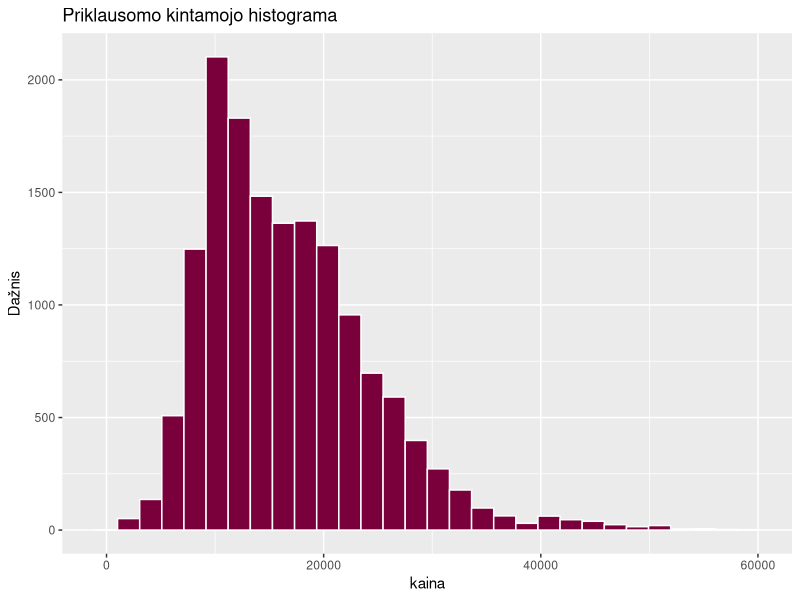
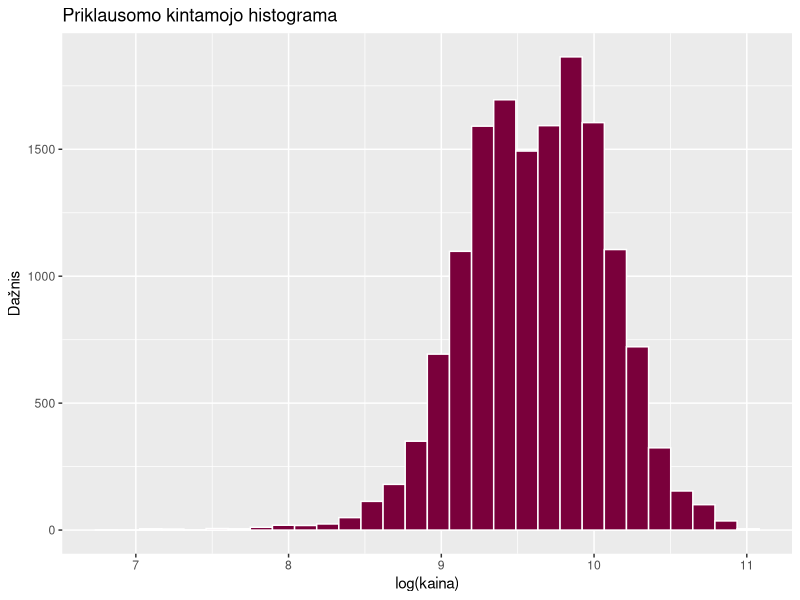
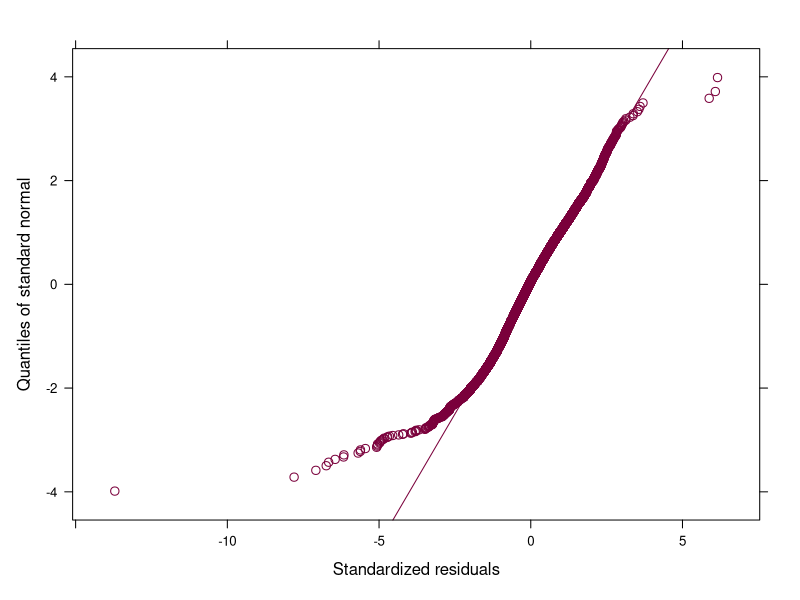
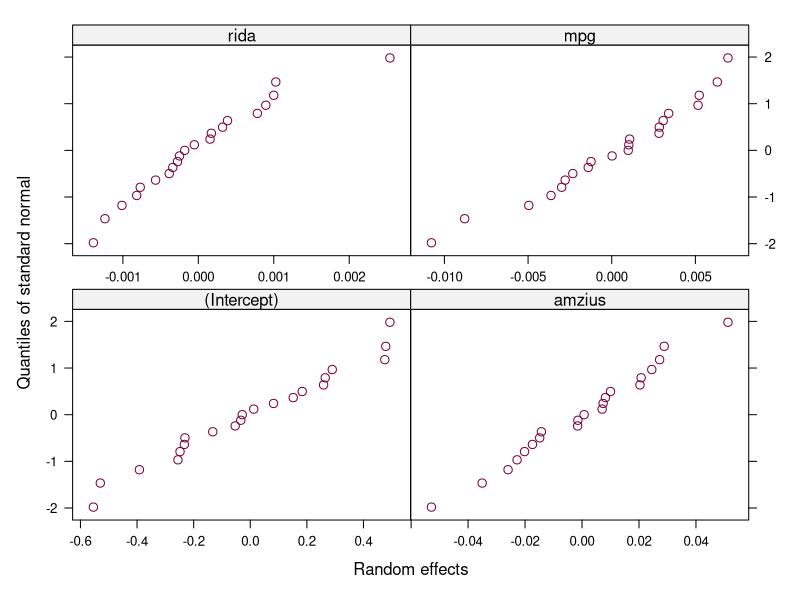
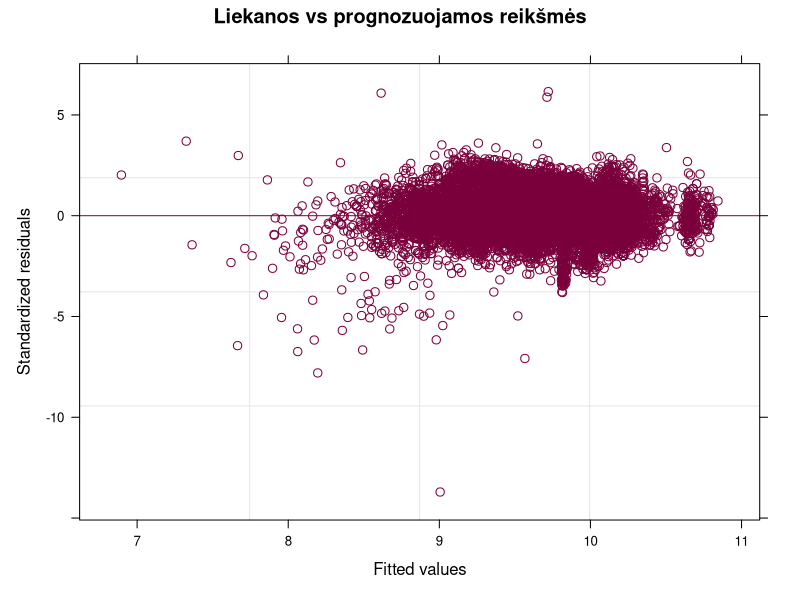
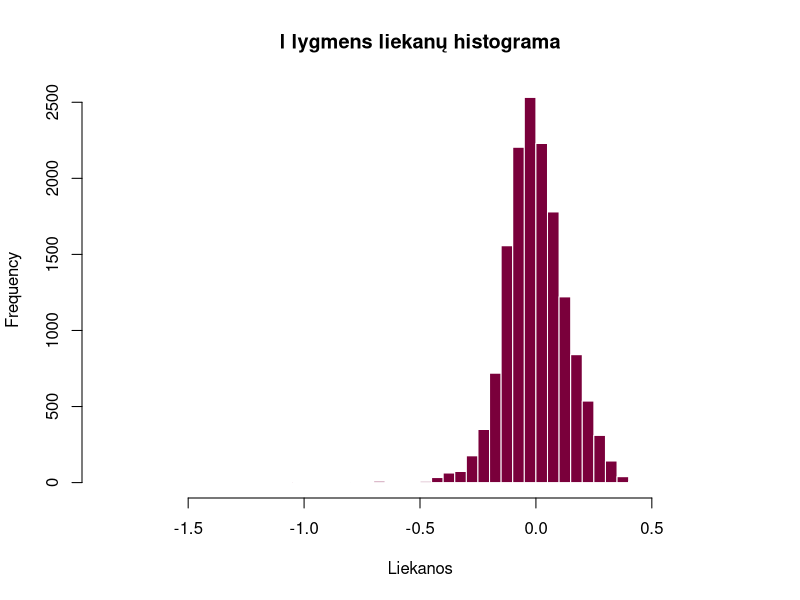

These figures' R source, in order:
## ---- chunk 1
knitr::opts_chunk$set(echo = TRUE, warning = FALSE, message = FALSE)
## ---- chunk 2
library(nlme)      # lme() – hierarchiniai tiesiniai modeliai (kaip paskaitos pavyzdyje)
library(ggplot2)   # priklausomo kintamojo histograma
## ---- chunk 3
duom <- read.csv("vw.csv")
duom$model <- trimws(duom$model)                         # pavadinimų priekyje yra tarpas

duom <- subset(duom, fuelType %in% c("Petrol", "Diesel"))   # tik benzininiai ir dyzeliniai
duom <- subset(duom, engineSize > 0)                        # variklio tūris 0 – klaida
duom <- subset(duom, mpg >= 20 & mpg <= 100)                # neįtikėtinos sąnaudų reikšmės
duom <- duom[duom$model %in% names(which(table(duom$model) >= 30)), ]  # modeliai su >= 30 automobilių
duom$model <- factor(duom$model)

duom$lkaina <- log(duom$price)        # priklausomas kintamasis – kainos logaritmas
duom$lkaina_c <- duom$lkaina - mean(duom$lkaina)   # centruota log(kaina) – besąlyginio modelio hipotezėms
duom$amzius <- 2020 - duom$year       # amžius metais (duomenys surinkti 2020 m.)
duom$rida   <- duom$mileage / 1000    # rida, tūkst. mylių
duom$vid_variklis <- ave(duom$engineSize, duom$model)   # II lygmens kintamasis: modelio vidutinis variklio tūris

duom$transmission <- factor(duom$transmission)   # Automatic, Manual, Semi-Auto
duom$fuelType <- factor(duom$fuelType)           # Diesel, Petrol
table(duom$transmission); table(duom$fuelType)

nrow(duom)            # stebėjimų skaičius
nlevels(duom$model)   # II lygmens aibių (modelių) skaičius
sort(table(duom$model))
## ---- chunk 4
ggplot(duom, aes(x = price)) +
  geom_histogram(bins = 30, fill = "#7A003B", color = "white") +
  labs(title = "Priklausomo kintamojo histograma", x = "kaina", y = "Dažnis")
## ---- chunk 5
ggplot(duom, aes(x = lkaina)) +
  geom_histogram(bins = 30, fill = "#7A003B", color = "white") +
  labs(title = "Priklausomo kintamojo histograma", x = "log(kaina)", y = "Dažnis")
set.seed(2026)
shapiro.test(sample(duom$lkaina, 5000))   # shapiro.test leidžia iki 5000 stebėjimų – atsitiktinė imtis
## ---- chunk 6
model.0 <- lme(lkaina_c ~ 1, random = ~ 1 | model, data = duom)   # REML
summary(model.0)
VarCorr(model.0)
tau00 <- as.numeric(VarCorr(model.0)[1, "Variance"])
sigma2_0 <- model.0$sigma^2
ICC <- tau00 / (tau00 + sigma2_0)
ICC
intervals(model.0)    # PI dispersijų st. nuokrypiams (ar tau00 > 0, sigma^2 > 0)
## ---- chunk 7
round(cor(duom[, c("amzius", "rida", "mpg")]), 3)
## ---- chunk 8
ctrl <- lmeControl(opt = "optim", maxIter = 500, msMaxIter = 500)
model.1 <- lme(lkaina ~ 1 + vid_variklis + amzius + rida + mpg + transmission + fuelType,
               random = ~ 1 + amzius + rida + mpg | model, data = duom, control = ctrl)   # REML
summary(model.1)        # fiksuoti parametrai (Fixed effects) ir st. nuokrypiai (Random effects)
VarCorr(model.1)        # dispersijos: tau00, tau11, tau22, tau33, sigma^2
getVarCov(model.1)      # tau matrica su kovariacijomis

model.0ml <- update(model.0, method = "ML")   # modelių palyginimui – ML įverčiai
model.1ml <- update(model.1, method = "ML")

# Ar reikalingi atsitiktiniai nuolydžiai? (lyginame modelius be vieno iš jų)
model.1a <- update(model.1ml, random = ~ 1 + rida + mpg | model)     # be amzius nuolydžio
anova(model.1ml, model.1a)
model.1b <- update(model.1ml, random = ~ 1 + amzius + mpg | model)   # be rida nuolydžio
anova(model.1ml, model.1b)
model.1c <- update(model.1ml, random = ~ 1 + amzius + rida | model)  # be mpg nuolydžio
anova(model.1ml, model.1c)
AIC(model.0ml)
AIC(model.1ml)
## ---- chunk 9
model.2ml <- update(model.1ml, . ~ . + vid_variklis:amzius)
summary(model.2ml)$tTable
anova(model.1ml, model.2ml)
## ---- chunk 10
model.3ml <- update(model.1ml, . ~ . + vid_variklis:rida)
summary(model.3ml)$tTable
anova(model.1ml, model.3ml)
## ---- chunk 11
summary(model.1)     # galutinis modelis (be sąveikos), REML įverčiai
VarCorr(model.1)
getVarCov(model.1)
sigma2_1 <- model.1$sigma^2
(sigma2_0 - sigma2_1) / sigma2_0   # I lygmens dispersijos sąlyginis pokytis
AIC(model.0ml, model.1ml)
## ---- chunk 12
qqnorm(model.1, ~ resid(., type = "p"), abline = c(0, 1), col = "#7A003B")      # I lygmens liekanos e
qqnorm(model.1, ~ ranef(.), col = "#7A003B")      # II lygmens u0, u1, u2, u3
plot(model.1, resid(., type = "pearson") ~ fitted(.), abline = 0, col = "#7A003B",
     main = "Liekanos vs prognozuojamos reikšmės")   # homoskedastiškumas
hist(resid(model.1), breaks = 80, main = "I lygmens liekanų histograma", xlab = "Liekanos",
     col = "#7A003B", border = "white")
mean(abs(resid(model.1, type = "pearson")) > 3)   # dalis liekanų, didesnių nei 3 st. nuokrypiai
round(ranef(model.1), 3)
## ---- chunk 13
vv_golf <- unique(duom$vid_variklis[duom$model == "Golf"])
naujas_golf <- data.frame(model = factor("Golf", levels = levels(duom$model)),
                          vid_variklis = vv_golf, amzius = 3, rida = 30, mpg = 55,
                          transmission = factor("Manual", levels = levels(duom$transmission)),
                          fuelType = factor("Petrol", levels = levels(duom$fuelType)))
exp(predict(model.1, naujas_golf, level = 0))   # populiacijos lygis
exp(predict(model.1, naujas_golf, level = 1))   # su Golf atsitiktiniais efektais
